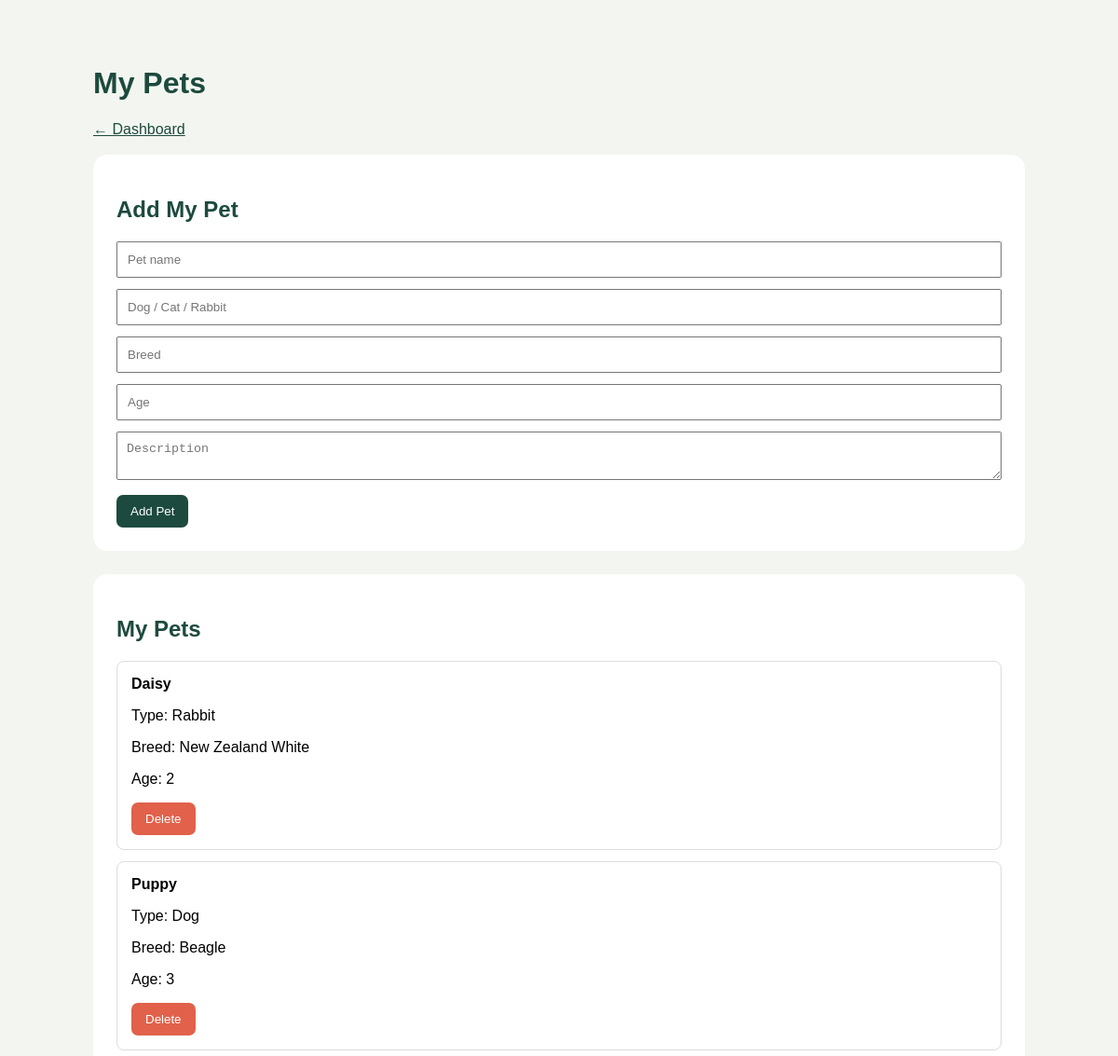
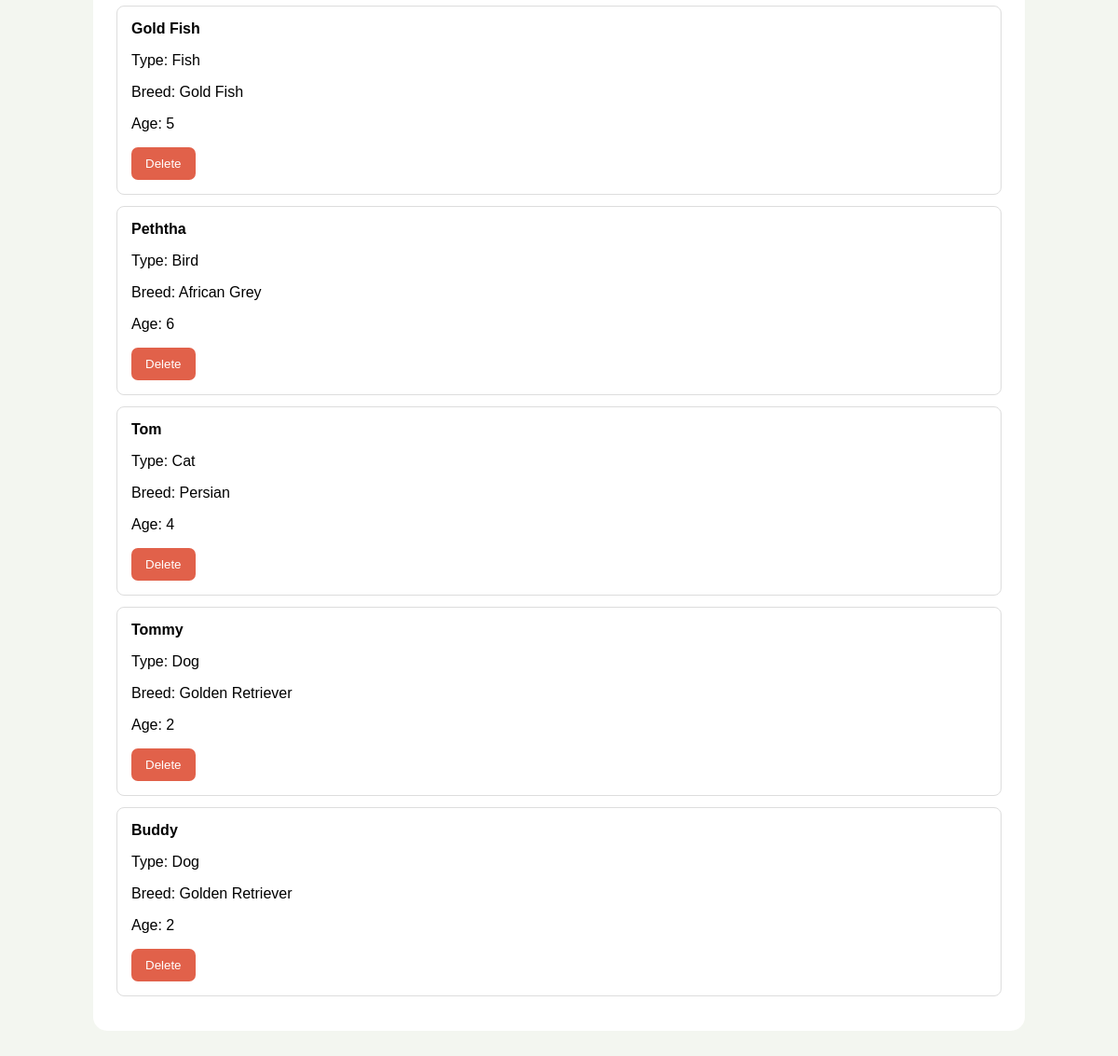
The app's page /backend/user/pets.php (signed in) with its own data (2 pictures, top to bottom).
### tables this page shows
CREATE TABLE `pets` (
  `id` int(11) NOT NULL,
  `pet_name` varchar(100) NOT NULL,
  `type` varchar(50) NOT NULL,
  `breed` varchar(100) DEFAULT NULL,
  `gender` varchar(20) DEFAULT NULL,
  `age` int(11) DEFAULT NULL,
  `price` decimal(10,2) NOT NULL,
  `description` text DEFAULT NULL,
  `image` varchar(255) DEFAULT NULL,
  `owner_id` int(11) NOT NULL
);

### backend/includes/functions.php (called while the page is built, shortened)
<?php
function clean($value)
{
    return htmlspecialchars($value ?? '', ENT_QUOTES, 'UTF-8');
}

### backend/user/pets.php (the view, shortened to what this page needs)
<?php
require_once "../includes/db.php";
require_once "../includes/functions.php";
$userId = $_SESSION["user_id"];
$stmt = $pdo->prepare(
    "SELECT * FROM pets
     WHERE owner_id = ?
     ORDER BY id DESC"
);
$stmt->execute([$userId]);
$pets = $stmt->fetchAll();
?>
<!DOCTYPE html>
<html lang="en">
<head>
</head>
<body>
<div class="container">
<h1>My Pets</h1>
<a href="dashboard.php">← Dashboard</a>
<br><br>
<div class="box">
<h2>Add My Pet</h2>
<form method="POST">
<input type="text"
       name="pet_name"
       placeholder="Pet name"
       required>
<input type="text"
       name="type"
       placeholder="Dog / Cat / Rabbit"
       required>
<input type="text"
       name="breed"
       placeholder="Breed">
<input type="number"
       name="age"
       min="0"
       placeholder="Age">
<textarea name="description"
          placeholder="Description"></textarea>
<button type="submit" name="add_pet">
Add Pet
</button>
</form>
</div>
<div class="box">
<h2>My Pets</h2>
<?php if (!$pets): ?>
<p>No pets added yet.</p>
<?php else: ?>
<?php foreach ($pets as $pet): ?>
<div class="pet">
<strong><?= clean($pet["pet_name"]) ?></strong>
<p>
Type: <?= clean($pet["type"]) ?>
</p>
<p>
Breed: <?= clean($pet["breed"]) ?>
</p>
<p>
Age: <?= clean($pet["age"]) ?>
</p>
<form method="POST"
      onsubmit="return confirm('Delete this pet?');">
<button class="delete"
        type="submit"
        name="delete_pet">
Delete
</button>
</form>
</div>
<?php endforeach; ?>
<?php endif; ?>
</div>
</div>
</body>
</html>

### backend/user/pets.php (style rules this page uses)
body { font-family: Arial, sans-serif; background: #f3f6f0; margin: 0; }
.container { max-width: 1000px; margin: 30px auto; padding: 20px; }
.box { background: white; padding: 25px; border-radius: 15px; margin-bottom: 25px; }
h1, h2 { color: #1d4a3e; }
input, textarea { width: 100%; box-sizing: border-box; padding: 10px; margin-bottom: 12px; }
button { background: #1d4a3e; color: white; padding: 10px 15px; border: none; border-radius: 7px; }
.delete { background: #e1614a; }
.pet { border: 1px solid #ddd; padding: 15px; margin-bottom: 12px; border-radius: 8px; }
a { color: #1d4a3e; }

### records on screen
pets: pet_name "Daisy", type "Rabbit", breed "New Zealand White", age "2"
pets: pet_name "Puppy", type "Dog", breed "Beagle", age "3"
pets: pet_name "Gold Fish", type "Fish", breed "Gold Fish", age "5"
pets: pet_name "Peththa", type "Bird", breed "African Grey", age "6"
pets: pet_name "Tom", type "Cat", breed "Persian", age "4"
pets: pet_name "Tommy", type "Dog", breed "Golden Retriever", age "2"
pets: pet_name "Buddy", type "Dog", breed "Golden Retriever", age "2"
